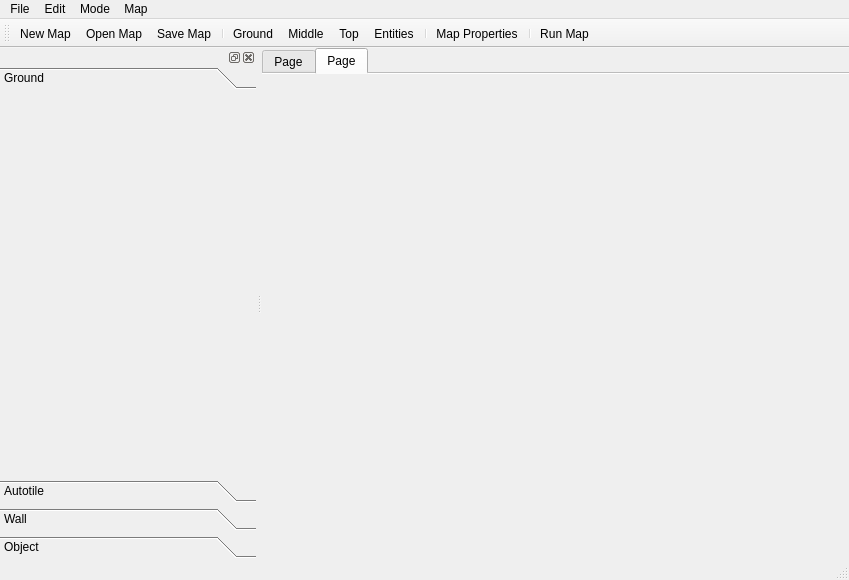
<?xml version="1.0" encoding="UTF-8"?>
<ui version="4.0">
 <class>MainWindow</class>
 <widget class="QMainWindow" name="MainWindow">
  <property name="geometry">
   <rect>
    <x>0</x>
    <y>0</y>
    <width>849</width>
    <height>580</height>
   </rect>
  </property>
  <property name="windowTitle">
   <string>Blade Brothers Toolkit</string>
  </property>
  <property name="unifiedTitleAndToolBarOnMac">
   <bool>true</bool>
  </property>
  <widget class="QWidget" name="centralWidget">
   <layout class="QGridLayout" name="gridLayout">
    <property name="margin">
     <number>0</number>
    </property>
    <item row="0" column="0">
     <widget class="QTabWidget" name="tabWidget">
      <property name="currentIndex">
       <number>1</number>
      </property>
      <property name="documentMode">
       <bool>true</bool>
      </property>
      <widget class="QWidget" name="tab">
       <attribute name="title">
        <string>Page</string>
       </attribute>
      </widget>
      <widget class="QWidget" name="tab_2">
       <attribute name="title">
        <string>Page</string>
       </attribute>
      </widget>
     </widget>
    </item>
   </layout>
  </widget>
  <widget class="QMenuBar" name="menuBar">
   <property name="geometry">
    <rect>
     <x>0</x>
     <y>0</y>
     <width>849</width>
     <height>22</height>
    </rect>
   </property>
   <widget class="QMenu" name="menuFile">
    <property name="title">
     <string>File</string>
    </property>
    <addaction name="actionNew_Map"/>
    <addaction name="separator"/>
    <addaction name="actionOpen_Map"/>
    <addaction name="separator"/>
    <addaction name="actionSave_Map"/>
    <addaction name="actionSave_Map_As"/>
    <addaction name="separator"/>
    <addaction name="actionClose"/>
   </widget>
   <widget class="QMenu" name="menuEdit">
    <property name="title">
     <string>Edit</string>
    </property>
    <addaction name="actionMap_Properties"/>
   </widget>
   <widget class="QMenu" name="menuMode">
    <property name="title">
     <string>Mode</string>
    </property>
    <addaction name="actionGround"/>
    <addaction name="actionMiddle"/>
    <addaction name="actionTop"/>
    <addaction name="separator"/>
   </widget>
   <widget class="QMenu" name="menuMap">
    <property name="title">
     <string>Map</string>
    </property>
    <addaction name="actionRun_Map"/>
   </widget>
   <addaction name="menuFile"/>
   <addaction name="menuEdit"/>
   <addaction name="menuMode"/>
   <addaction name="menuMap"/>
  </widget>
  <widget class="QToolBar" name="mainToolBar">
   <attribute name="toolBarArea">
    <enum>TopToolBarArea</enum>
   </attribute>
   <attribute name="toolBarBreak">
    <bool>false</bool>
   </attribute>
   <addaction name="actionNew_Map"/>
   <addaction name="actionOpen_Map"/>
   <addaction name="actionSave_Map"/>
   <addaction name="separator"/>
   <addaction name="actionGround"/>
   <addaction name="actionMiddle"/>
   <addaction name="actionTop"/>
   <addaction name="actionEvents"/>
   <addaction name="separator"/>
   <addaction name="actionMap_Properties"/>
   <addaction name="separator"/>
   <addaction name="actionRun_Map"/>
  </widget>
  <widget class="QStatusBar" name="statusBar"/>
  <widget class="QDockWidget" name="dockWidget">
   <property name="minimumSize">
    <size>
     <width>256</width>
     <height>256</height>
    </size>
   </property>
   <attribute name="dockWidgetArea">
    <number>1</number>
   </attribute>
   <widget class="QWidget" name="dockWidgetContents">
    <layout class="QGridLayout" name="gridLayout_2">
     <property name="margin">
      <number>0</number>
     </property>
     <item row="0" column="0">
      <widget class="QToolBox" name="toolBox">
       <property name="currentIndex">
        <number>0</number>
       </property>
       <widget class="QWidget" name="page">
        <property name="geometry">
         <rect>
          <x>0</x>
          <y>0</y>
          <width>256</width>
          <height>331</height>
         </rect>
        </property>
        <attribute name="label">
         <string>Ground</string>
        </attribute>
       </widget>
       <widget class="QWidget" name="page_2">
        <property name="geometry">
         <rect>
          <x>0</x>
          <y>0</y>
          <width>256</width>
          <height>331</height>
         </rect>
        </property>
        <attribute name="label">
         <string>Autotile</string>
        </attribute>
       </widget>
       <widget class="QWidget" name="page_3">
        <attribute name="label">
         <string>Wall</string>
        </attribute>
       </widget>
       <widget class="QWidget" name="page_4">
        <attribute name="label">
         <string>Object</string>
        </attribute>
       </widget>
      </widget>
     </item>
    </layout>
   </widget>
  </widget>
  <action name="actionNew_Map">
   <property name="icon">
    <iconset resource="../resources/resources.qrc">
     <normaloff>:/icons/toolkit/icons/toolkit/filenew.png</normaloff>:/icons/toolkit/icons/toolkit/filenew.png</iconset>
   </property>
   <property name="text">
    <string>New Map</string>
   </property>
   <property name="shortcut">
    <string>Ctrl+N</string>
   </property>
  </action>
  <action name="actionOpen_Map">
   <property name="icon">
    <iconset resource="../resources/resources.qrc">
     <normaloff>:/icons/toolkit/icons/toolkit/fileopen.png</normaloff>:/icons/toolkit/icons/toolkit/fileopen.png</iconset>
   </property>
   <property name="text">
    <string>Open Map</string>
   </property>
  </action>
  <action name="actionSave_Map">
   <property name="icon">
    <iconset resource="../resources/resources.qrc">
     <normaloff>:/icons/toolkit/icons/toolkit/filesave.png</normaloff>:/icons/toolkit/icons/toolkit/filesave.png</iconset>
   </property>
   <property name="text">
    <string>Save Map</string>
   </property>
  </action>
  <action name="actionSave_Map_As">
   <property name="icon">
    <iconset resource="../resources/resources.qrc">
     <normaloff>:/icons/toolkit/icons/toolkit/filesaveas.png</normaloff>:/icons/toolkit/icons/toolkit/filesaveas.png</iconset>
   </property>
   <property name="text">
    <string>Save Map As...</string>
   </property>
  </action>
  <action name="actionClose">
   <property name="text">
    <string>Close</string>
   </property>
  </action>
  <action name="actionMap_Properties">
   <property name="icon">
    <iconset resource="../resources/resources.qrc">
     <normaloff>:/icons/toolkit/icons/toolkit/stock_preferences.png</normaloff>:/icons/toolkit/icons/toolkit/stock_preferences.png</iconset>
   </property>
   <property name="text">
    <string>Map Properties</string>
   </property>
  </action>
  <action name="actionGround">
   <property name="text">
    <string>Ground</string>
   </property>
  </action>
  <action name="actionMiddle">
   <property name="text">
    <string>Middle</string>
   </property>
  </action>
  <action name="actionTop">
   <property name="text">
    <string>Top</string>
   </property>
  </action>
  <action name="actionRun_Map">
   <property name="icon">
    <iconset resource="../resources/resources.qrc">
     <normaloff>:/icons/toolkit/icons/toolkit/stock_run.png</normaloff>:/icons/toolkit/icons/toolkit/stock_run.png</iconset>
   </property>
   <property name="text">
    <string>Run Map</string>
   </property>
  </action>
  <action name="actionEvents">
   <property name="text">
    <string>Entities</string>
   </property>
  </action>
 </widget>
 <layoutdefault spacing="6" margin="11"/>
 <resources>
  <include location="../resources/resources.qrc"/>
 </resources>
 <connections/>
</ui>
